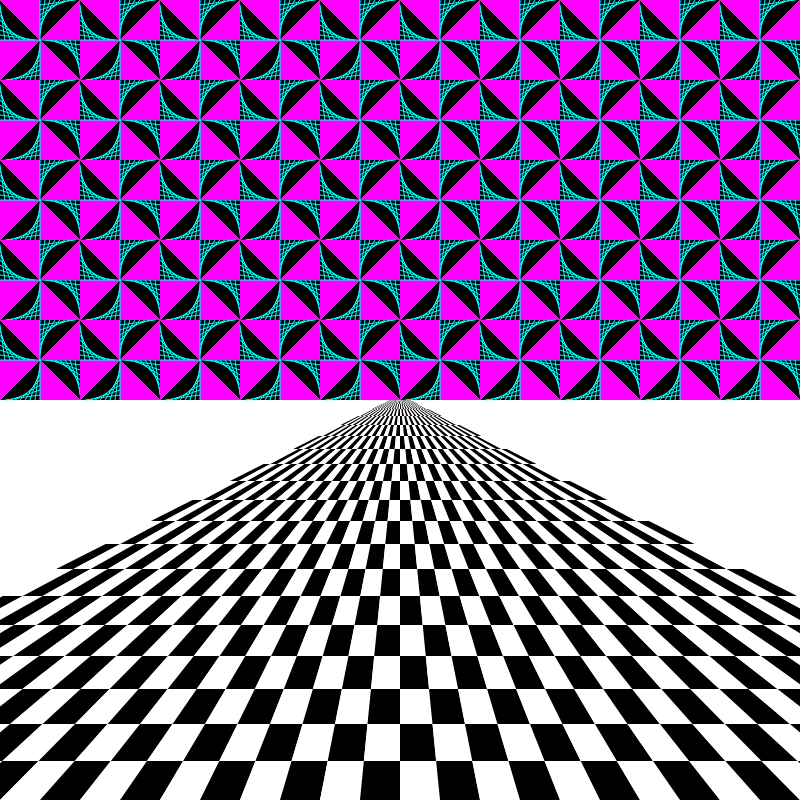
Frame 1 (no input)
Frame 60 (no input): identical to frame 1, image omitted
Frame 120 (the mouse pressed at the canvas centre since frame 60): identical to frame 1, image omitted

The p5.js sketch that drew this single still picture (run headless with seeded random() and noise() and a simulated clock; from frame 60 on, the mouse is pressed at the canvas centre):

// p5.js sketch
// ── sketch.js
let tileSize = 100;

function setup() {
  createCanvas(800, 800);
}

function draw() {
  background(255);

  // 1. DIBUJAR EL CIELO (Teselación Wallpaper Group p4m)
  // El cielo ocupa la mitad superior
  let skyHeight = height / 2;
  let wallpaperSize = 80;

  for (let x = 0; x < width; x += wallpaperSize) {
    for (let y = 0; y < skyHeight; y += wallpaperSize) {
      drawOpArtUnit(x, y, wallpaperSize);
    }
  }

  // 2. DIBUJAR EL PISO AJEDREZADO (Perspectiva 3D simple)
  drawCheckeredFloor(skyHeight);
}

// Función para el cielo estilo Op Art (Grupo p4m)
function drawOpArtUnit(x, y, size) {
  push();
  translate(x + size / 2, y + size / 2);

  for (let i = 0; i < 4; i++) {
    push();
    rotate(HALF_PI * i);

    // Región fundamental: Triángulos de alto contraste
    noStroke();
    fill(0); // Negro
    triangle(0, 0, size / 2, 0, size / 2, size / 2);

    fill(255, 0, 255); // Magenta neón para vibración Op Art
    triangle(0, 0, 0, size / 2, size / 2, size / 2);

    // Efecto de líneas internas para mayor ilusión óptica
    stroke(0, 255, 255); // Cian
    strokeWeight(1);
    for (let j = 0; j < size / 2; j += 5) {
      line(j, 0, size / 2, j);
    }

    pop();
  }
  pop();
}

// Función para el piso con perspectiva
function drawCheckeredFloor(horizonY) {
  let rows = 20;
  let cols = 40;
  let floorHeight = height - horizonY;

  for (let r = 0; r < rows; r++) {
    // Normalizamos el progreso de la fila (0 a 1)
    let yNorm = r / rows;

    // Usamos una función no lineal para la perspectiva (más juntas cerca del horizonte)
    let y1 = horizonY + pow(yNorm, 2) * floorHeight;
    let y2 = horizonY + pow((r + 1) / rows, 2) * floorHeight;

    for (let c = 0; c < cols; c++) {
      // Alternar colores blanco y negro
      if ((r + c) % 2 == 0) fill(0);
      else fill(255);

      noStroke();

      // Cálculo de los 4 puntos del trapecio (perspectiva)
      let xWidth1 = map(y1, horizonY, height, 20, width * 2);
      let xStep1 = xWidth1 / cols;
      let startX1 = width / 2 - xWidth1 / 2;

      let xWidth2 = map(y2, horizonY, height, 20, width * 2);
      let xStep2 = xWidth2 / cols;
      let startX2 = width / 2 - xWidth2 / 2;

      beginShape();
      vertex(startX1 + c * xStep1, y1);
      vertex(startX1 + (c + 1) * xStep1, y1);
      vertex(startX2 + (c + 1) * xStep2, y2);
      vertex(startX2 + c * xStep2, y2);
      endShape(CLOSE);
    }
  }
}
